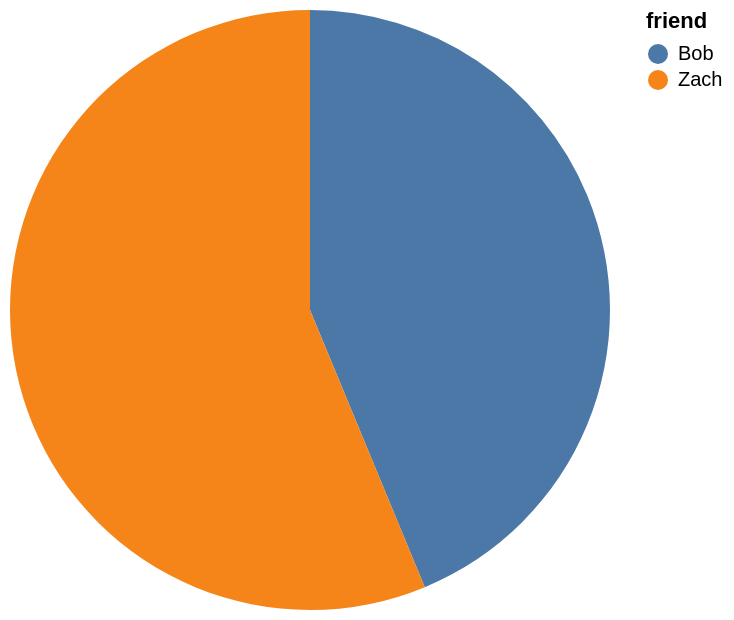

Specify this chart in Vega-Lite:
### Vega-Lite specification from a JSON file in a GitHub repository (floating-point values rounded to 4 significant figures)
{"data": {"values": [{"x_data": "Bob", "y_data": 35}, {"x_data": "Zach", "y_data": 45}]}, "mark": "arc", "encoding": {"theta": {"field": "y_data", "type": "quantitative", "title": "age"}, "color": {"field": "x_data", "type": "nominal", "title": "friend"}}}
